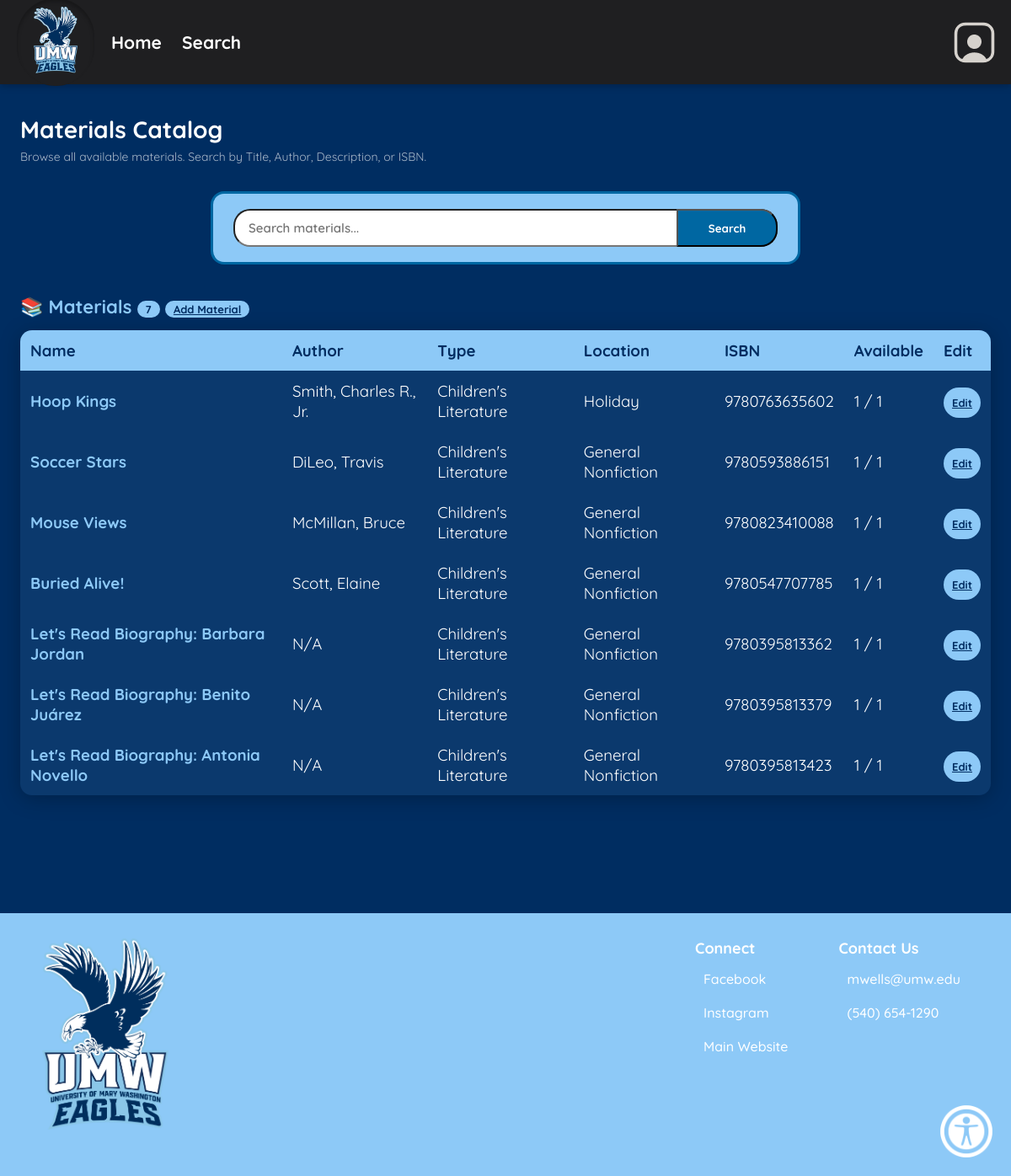
Screenshot of /viewMaterials.php with the database file from the repository.
### tables this page shows
CREATE TABLE `dbmaterials` (
  `material_id` int(11) NOT NULL,
  `name` text NOT NULL,
  `location` text NOT NULL,
  `resource_type` text NOT NULL,
  `isbn` varchar(20) DEFAULT NULL,
  `author` text DEFAULT NULL,
  `description` text DEFAULT NULL,
  `copy_capacity` int(11) NOT NULL,
  `copy_instock` int(11) NOT NULL
);

### database/dbMaterials.php (called while the page is built, shortened)
<?php
include_once(dirname(__FILE__).'/../domain/Materials.php');
function prepare_material_object($material){
    return new Materials(
        $material['material_id'],
        $material['name'],
        $material['location'],
        $material['resource_type'],
        $material['isbn'],
        $material['author'],
        $material['description'],
        $material['copy_capacity'],
        $material['copy_instock'],
    );
}
function fetch_all_materials_sorted($sort = 'material_id'){
    $con = connect();
    $query = "SELECT * FROM dbmaterials ORDER BY " . $sort;
    $result = mysqli_query($con, $query);
    $materials = [];
    while ($row = mysqli_fetch_assoc($result)) {
        $materials[] = prepare_material_object($row);
    }
    return $materials;
}
function fetch_materials_by_query($query, $sort = 'material_id'){
    $materials = fetch_all_materials_sorted($sort);
    $queried_materials = [];
    foreach ($materials as $material) {
	    if (
		   str_contains(strtolower((string)$material->getName()), $query) ||
        	   str_contains(strtolower((string)$material->getAuthor()), $query) ||
        	   str_contains(strtolower((string)$material->getDescription()), $query) ||
        	   str_contains(strtolower((string)$material->getISBN()), $query)
    		) {
        	$queried_materials[] = $material;
	    }
    }
    return $queried_materials;
}
?>

### domain/Materials.php (called while the page is built, shortened)
<?php
class Materials {
    private $material_id;
    private $name;
    private $location;
    private $resource_type;
    private $isbn;
    private $author;
    private $copy_capacity;
    private $copy_instock;
    function __construct($material_id, $name, $location, $resource_type, $isbn, $author, $description, $copy_capacity, $copy_instock) {
        $this->material_id = $material_id;
        $this->name = $name;
        $this->location = $location;
        $this->resource_type = $resource_type;
        $this->isbn = $isbn;
        $this->author = $author;
        $this->copy_capacity = $copy_capacity;
        $this->copy_instock = $copy_instock;
    }
    function getMaterialID() {
        return $this->material_id;
    }
    function getName() {
        return $this->name;
    }
    function getLocation() {
        return $this->location;
    }
    function getResourceType() {
        return $this->resource_type;
    }
    function getISBN() {
        return $this->isbn;
    }
    function getAuthor() {
        return $this->author;
    }
    function getCopyCapacity() {
            return $this->copy_capacity;
    }
    function getCopyInstock() {
            return $this->copy_instock;
    }
}
?>

### viewMaterials.php (the view, shortened to what this page needs)
<?php
include_once('database/dbMaterials.php');
include_once('domain/Materials.php');
$searchQuery = isset($_GET['query']) ? strtolower(trim($_GET['query'])) : '';
$filteredMaterials = fetch_materials_by_query($searchQuery);
?>
<!DOCTYPE html>
<html lang="en">
<head>
</head>
<body>
<?php require 'header.php'; ?>
<div class="page-wrapper">
    <h1 class="page-heading">Materials Catalog</h1>
    <p class="page-subheading">
        Browse all available materials. Search by Title, Author, Description, or ISBN.
    </p>
    <div class="search-wrapper">
        <div class="search-box">
            <form method="GET">
                <div class="search-inner">
                    <input
                        type="text"
                        name="query"
                        class="search-input"
                        placeholder="Search materials..."
                        value="<?php echo htmlspecialchars($searchQuery); ?>"
                    >
                    <button class="search-btn">Search</button>
                </div>
            </form>
        </div>
    </div>
    <h2 class="section-heading">
        📚 Materials
        <span class="badge"><?php echo count($filteredMaterials); ?></span>
        <a href="addMaterial.php" class="badge">Add Material</a>
    </h2>
    <div class="table-wrapper">
        <table>
            <thead>
                <tr>
                    <th>Name</th>
                    <th>Author</th>
                    <th>Type</th>
                    <th>Location</th>
                    <th>ISBN</th>
                    <th>Available</th>
                    <th>Edit</th>
                </tr>
            </thead>
            <tbody>
            <?php if (empty($filteredMaterials)): ?>
                <tr>
                    <td colspan="7">
                        <div class="empty-state">
                            No materials found<?php echo $searchQuery ? ' matching your search' : ''; ?>.
                        </div>
                    </td>
                </tr>
            <?php else: ?>
                <?php foreach ($filteredMaterials as $mat): ?>
                <tr>
                    <td class="material-name">
                        <?php echo $mat->getName(); ?>
                    </td>
                    <td><?php if ($mat->getAuthor()){echo $mat->getAuthor(); } else { echo "N/A"; }?></td>
                    <td><?php echo $mat->getResourceType(); ?></td>
                    <td><?php echo $mat->getLocation(); ?></td>
                    <td><?php if ($mat->getISBN()){echo $mat->getISBN(); } else { echo "N/A"; }?></td>
                    <td> <?php echo $mat->getCopyInstock(); ?> / <?php echo $mat->getCopyCapacity(); ?></td>
                    <td><a href="editMaterial.php?material_id=<?php echo ($mat->getMaterialID()); ?>" class="edit-button">Edit</a></td>
                </tr>
                <?php endforeach; ?>
            <?php endif; ?>
            </tbody>
        </table>
    </div>
</div>
<?php require 'footer.php'; ?>
</body>
</html>

### viewMaterials.php (style rules this page uses)
* { box-sizing: border-box; margin: 0; padding: 0; font-family: 'Quicksand', sans-serif; }
body { background-color: #002D61; min-height: 100vh; padding-top: 95px; color: white; }
.page-wrapper { max-width: 1200px; margin: 0 auto; padding: 40px 24px 80px; }
.page-heading { font-size: 28px; font-weight: 700; margin-bottom: 6px; }
.page-subheading { font-size: 14px; color: rgba(255,255,255,0.65); margin-bottom: 32px; }
.search-wrapper { display: flex; justify-content: center; margin-bottom: 36px; }
.search-box { width: 100%; max-width: 700px; border: 3px solid #0067A2; border-radius: 16px; padding: 18px 24px; background-color: #8DC9F7; }
.search-inner { position: relative; width: 100%; }
.search-input { width: 100%; padding: 11px 130px 11px 16px; font-size: 15px; border-radius: 20px; outline: none; color: #0067A2; font-weight: 600; }
.search-btn { position: absolute; right: 0; top: 0; height: 100%; width: 120px; border-radius: 0 20px 20px 0; background: #0067A2; color: white; font-weight: 700; cursor: pointer; }
.section-heading { font-size: 22px; font-weight: 700; color: #8DC9F7; margin-bottom: 14px; }
.badge { background: #8DC9F7; color: #002D61; padding: 2px 10px; border-radius: 20px; font-size: 13px; font-weight: 700; }
.table-wrapper { overflow-x: auto; border-radius: 14px; box-shadow: 0 4px 24px rgba(0,0,0,0.25); }
table { width: 100%; border-collapse: collapse; background: rgba(141,201,247,0.08); }
thead { background: #8DC9F7; color: #002D61; }
th, td { padding: 12px; text-align: left; }
.material-name { font-weight: 700; color: #8DC9F7; }
.edit-button { background: #8DC9F7; color: #002D61; padding: 10px 10px; border-radius: 20px; font-size: 13px; font-weight: 700; }

### rows the page displays
dbmaterials: name "Hoop Kings", author "Smith, Charles R., Jr.", resource_type "Children's Literature", location "Holiday", isbn "9780763635602", copy_instock "1", copy_capacity "1"
dbmaterials: name "Soccer Stars", author "DiLeo, Travis", resource_type "Children's Literature", location "General Nonfiction", isbn "9780593886151", copy_instock "1", copy_capacity "1"
dbmaterials: name "Mouse Views", author "McMillan, Bruce", resource_type "Children's Literature", location "General Nonfiction", isbn "9780823410088", copy_instock "1", copy_capacity "1"
dbmaterials: name "Buried Alive!", author "Scott, Elaine", resource_type "Children's Literature", location "General Nonfiction", isbn "9780547707785", copy_instock "1", copy_capacity "1"
dbmaterials: name "Let's Read Biography: Barbara Jordan", shows "N/A", resource_type "Children's Literature", location "General Nonfiction", isbn "9780395813362", copy_instock "1", copy_capacity "1"
dbmaterials: name "Let's Read Biography: Benito Juárez", shows "N/A", resource_type "Children's Literature", location "General Nonfiction", isbn "9780395813379", copy_instock "1", copy_capacity "1"
dbmaterials: name "Let's Read Biography: Antonia Novello", shows "N/A", resource_type "Children's Literature", location "General Nonfiction", isbn "9780395813423", copy_instock "1", copy_capacity "1"

### other values shown
count($filteredMaterials) "7"
